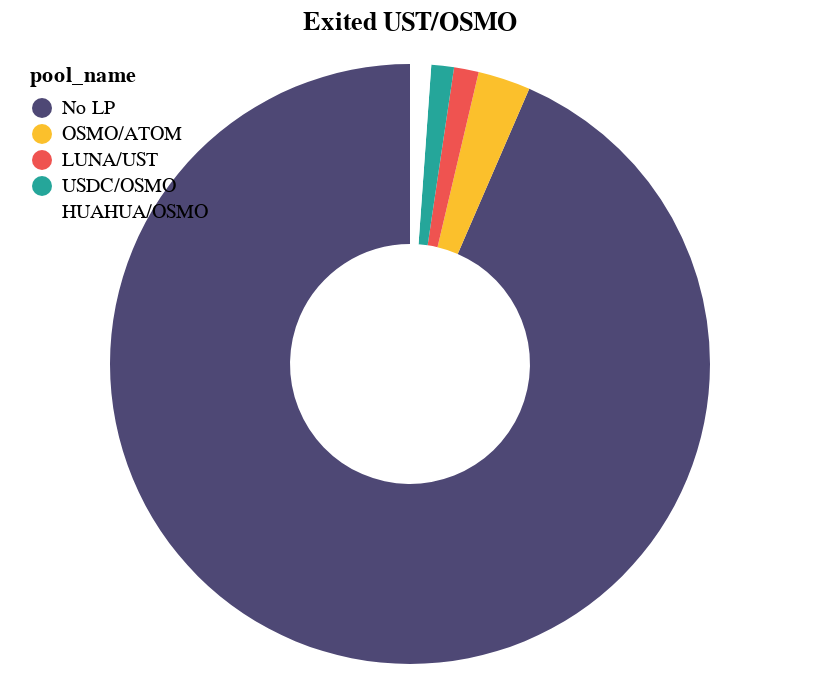

The cell this chart's notebook holds for it:
### Code cell
ChartProvider().lock_pool_pie(x, title='Exited UST/OSMO')

### Figure 1 — Vega-Lite specification as saved in the notebook (floating-point values rounded to 4 significant figures)
{"config": {"view": {"continuousWidth": 400, "continuousHeight": 300, "strokeOpacity": 0}}, "data": {"name": "data-4eed82d808bb3752fb504583a96081c6"}, "mark": {"type": "arc", "innerRadius": 60}, "encoding": {"color": {"field": "pool_name", "legend": {"direction": "vertical", "legendY": -10, "orient": "none", "padding": 10}, "scale": {"domain": ["No LP", "OSMO/ATOM", "LUNA/UST", "USDC/OSMO", "HUAHUA/OSMO"], "range": ["#4e4875", "#fbc02c", "#ef5350", "#25a69a", "#ffffff"]}, "type": "nominal"}, "theta": {"field": "amount", "type": "quantitative"}, "tooltip": [{"field": "amount", "type": "quantitative"}, {"field": "pool_name", "type": "nominal"}]}, "title": "Exited UST/OSMO", "$schema": "https://vega.github.io/schema/vega-lite/v4.17.0.json", "datasets": {"data-4eed82d808bb3752fb504583a96081c6": [{"pool": "No LP", "amount": 3304, "pool_name": "No LP"}, {"pool": "1", "amount": 100, "pool_name": "OSMO/ATOM"}, {"pool": "561", "amount": 47, "pool_name": "LUNA/UST"}, {"pool": "678", "amount": 43, "pool_name": "USDC/OSMO"}, {"pool": "605", "amount": 40, "pool_name": "HUAHUA/OSMO"}]}}
